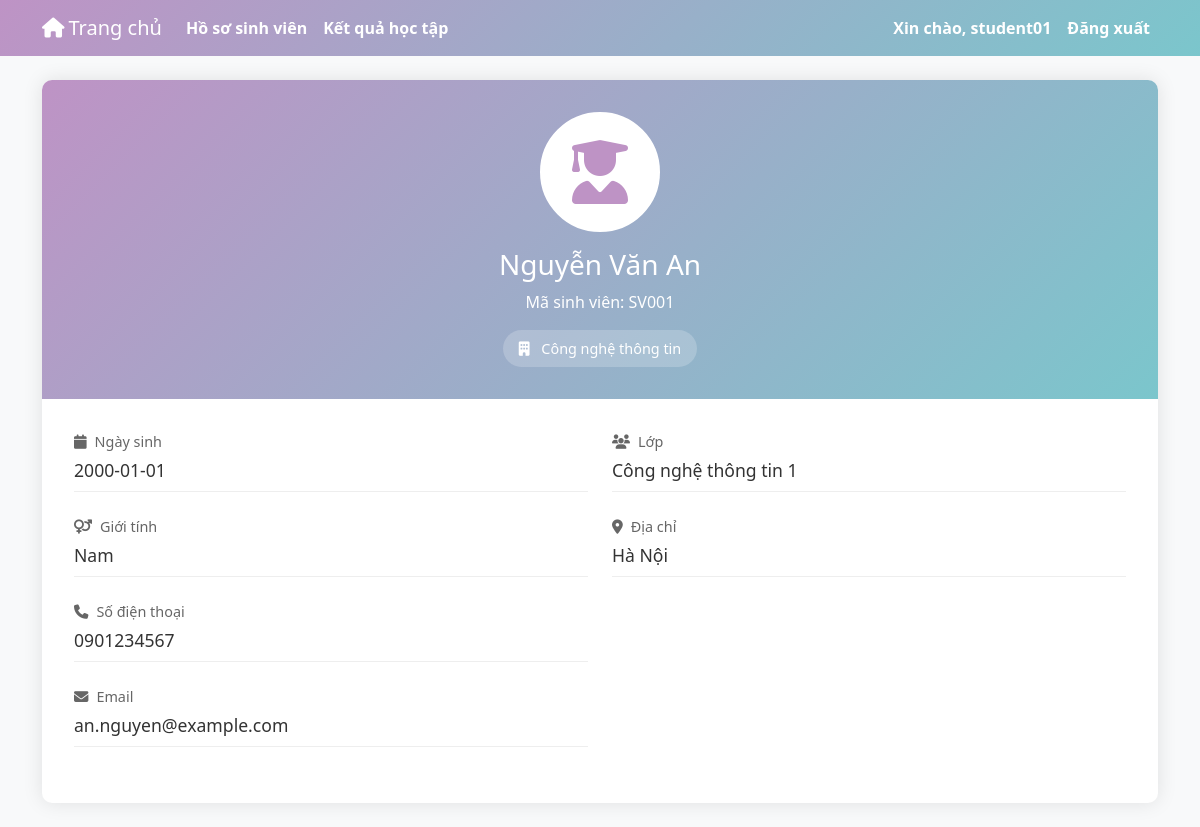
/views/profile.php (signed in), run on the app's committed database.
### tables this page shows
CREATE TABLE `students` (
  `id` int(11) NOT NULL AUTO_INCREMENT,
  `student_code` varchar(20) NOT NULL,
  `full_name` varchar(100) NOT NULL,
  `birth_date` date DEFAULT NULL,
  `phone` varchar(50) DEFAULT NULL,
  `email` varchar(255) DEFAULT NULL,
  `gender` enum('Nam','Nữ') DEFAULT NULL,
  `address` text DEFAULT NULL,
  `class_id` int(11) DEFAULT NULL,
  `department_id` int(11) DEFAULT NULL,
  `user_id` int(11) DEFAULT NULL,
  `created_at` timestamp NOT NULL DEFAULT current_timestamp(),
  `updated_at` timestamp NOT NULL DEFAULT current_timestamp() ON UPDATE current_timestamp(),
  PRIMARY KEY (`id`),
  UNIQUE KEY `student_code` (`student_code`),
  KEY `class_id` (`class_id`),
  KEY `department_id` (`department_id`),
  KEY `user_id` (`user_id`),
  CONSTRAINT `students_ibfk_1` FOREIGN KEY (`class_id`) REFERENCES `classes` (`id`) ON DELETE SET NULL ON UPDATE CASCADE,
  CONSTRAINT `students_ibfk_2` FOREIGN KEY (`department_id`) REFERENCES `departments` (`id`) ON DELETE SET NULL ON UPDATE CASCADE,
  CONSTRAINT `students_ibfk_3` FOREIGN KEY (`user_id`) REFERENCES `users` (`id`) ON DELETE SET NULL ON UPDATE CASCADE
);

CREATE TABLE `departments` (
  `id` int(11) NOT NULL AUTO_INCREMENT,
  `department_code` varchar(20) NOT NULL,
  `department_name` varchar(100) NOT NULL,
  `created_at` timestamp NOT NULL DEFAULT current_timestamp(),
  `updated_at` timestamp NOT NULL DEFAULT current_timestamp() ON UPDATE current_timestamp(),
  PRIMARY KEY (`id`),
  UNIQUE KEY `department_code` (`department_code`)
);

CREATE TABLE `classes` (
  `id` int(11) NOT NULL AUTO_INCREMENT,
  `class_code` varchar(20) NOT NULL,
  `class_name` varchar(100) NOT NULL,
  `department_id` int(11) DEFAULT NULL,
  `created_at` timestamp NOT NULL DEFAULT current_timestamp(),
  `updated_at` timestamp NOT NULL DEFAULT current_timestamp() ON UPDATE current_timestamp(),
  PRIMARY KEY (`id`),
  UNIQUE KEY `class_code` (`class_code`),
  KEY `department_id` (`department_id`),
  CONSTRAINT `classes_ibfk_1` FOREIGN KEY (`department_id`) REFERENCES `departments` (`id`) ON DELETE SET NULL ON UPDATE CASCADE
);

### functions/auth.php (called while the page is built, shortened)
<?php
function getCurrentUser()
{
    if (isset($_SESSION['user_id']) && isset($_SESSION['username'])) {
        return [
            'id' => $_SESSION['user_id'],
            'username' => $_SESSION['username'],
            'role' => $_SESSION['role'] ?? null
        ];
    }
    return null;
}
?>

### functions/student_functions.php (called while the page is built, shortened)
<?php
require_once __DIR__ . '/db_connection.php';
function getStudentByUserId($userId)
{
    global $conn;
    $sql = "SELECT s.*, c.class_name, d.department_name FROM students s
            LEFT JOIN classes c ON s.class_id = c.id
            LEFT JOIN departments d ON s.department_id = d.id
            WHERE s.user_id = :uid LIMIT 1";
    $stmt = $conn->prepare($sql);
    $stmt->execute([':uid' => $userId]);
    return $stmt->fetch(PDO::FETCH_ASSOC);
}
?>

### views/profile.php (the view, shortened to what this page needs)
<?php
require_once __DIR__ . '/../functions/student_functions.php';
$current = getCurrentUser();
$student = null;
if ($current && isset($current['id'])) {
    $student = getStudentByUserId($current['id']);
}
?>
<!DOCTYPE html>
<html>
<head>
    <link rel="stylesheet" href="../css/home.css">
    <link rel="stylesheet" href="../css/user-theme.css">
    <link href="https://cdnjs.cloudflare.com/ajax/libs/font-awesome/6.4.0/css/all.min.css" rel="stylesheet">
    <link href="https://cdn.jsdelivr.net/npm/bootstrap@5.3.3/dist/css/bootstrap.min.css" rel="stylesheet">
</head>
<body class="bg-light">
    <?php include __DIR__ . '/user_menu.php'; ?>
    <div class="container my-4">
        <?php if (!$student): ?>
            <div class="alert alert-warning">
                <div class="d-flex align-items-center mb-3">
                    <i class="fas fa-exclamation-triangle me-3" style="font-size: 2rem; color: #856404;"></i>
                    <h4 class="mb-0">Không tìm thấy hồ sơ sinh viên</h4>
                </div>
                <p>Không tìm thấy hồ sơ sinh viên tương ứng với tài khoản
                    <strong><?php echo htmlspecialchars($current['username'] ?? ''); ?></strong>.
                </p>
                <p><i class="fas fa-info-circle me-2"></i>Nguyên nhân thường gặp: tài khoản người dùng chưa được liên kết
                    với hồ sơ sinh viên (mã sinh viên khác nhau).</p>
                <p><i class="fas fa-hand-point-right me-2"></i>Vui lòng liên hệ quản trị viên để tạo hoặc cập nhật hồ sơ.
                </p>
                <?php if (function_exists('isAdmin') && isAdmin()): ?>
                    <a href="student/create_student.php" class="btn btn-primary mt-3">
                        <i class="fas fa-user-plus me-2"></i>Tạo hồ sơ sinh viên
                    </a>
                <?php endif; ?>
            </div>
        <?php else: ?>
            <div class="profile-card">
                <div class="profile-header">
                    <div class="profile-avatar">
                        <i class="fas fa-user-graduate"></i>
                    </div>
                    <h3 class="mb-2"><?php echo htmlspecialchars($student['full_name']); ?></h3>
                    <p class="mb-2">Mã sinh viên: <?php echo htmlspecialchars($student['student_code']); ?></p>
                    <div class="department-badge">
                        <i class="fas fa-building me-2"></i>
                        <?php echo htmlspecialchars($student['department_name']); ?>
                    </div>
                </div>
                <div class="profile-body">
                    <div class="row">
                        <div class="col-md-6">
                            <div class="info-group">
                                <div class="info-label"><i class="fas fa-calendar me-2"></i>Ngày sinh</div>
                                <div class="info-value"><?php echo htmlspecialchars($student['birth_date']); ?></div>
                            </div>
                            <div class="info-group">
                                <div class="info-label"><i class="fas fa-venus-mars me-2"></i>Giới tính</div>
                                <div class="info-value"><?php echo htmlspecialchars($student['gender']); ?></div>
                            </div>
                            <div class="info-group">
                                <div class="info-label"><i class="fas fa-phone me-2"></i>Số điện thoại</div>
                                <div class="info-value"><?php echo htmlspecialchars($student['phone'] ?? ''); ?></div>
                            </div>
                            <div class="info-group">
                                <div class="info-label"><i class="fas fa-envelope me-2"></i>Email</div>
                                <div class="info-value"><?php echo htmlspecialchars($student['email'] ?? ''); ?></div>
                            </div>
                        </div>
                        <div class="col-md-6">
                            <div class="info-group">
                                <div class="info-label"><i class="fas fa-users me-2"></i>Lớp</div>
                                <div class="info-value"><?php echo htmlspecialchars($student['class_name']); ?></div>
                            </div>
                            <div class="info-group">
                                <div class="info-label"><i class="fas fa-map-marker-alt me-2"></i>Địa chỉ</div>
                                <div class="info-value"><?php echo htmlspecialchars($student['address']); ?></div>
                            </div>
                        </div>
                    </div>
                </div>
            </div>
        <?php endif; ?>
    </div>
</body>
</html>

### css/user-theme.css (style rules this page uses)
:root { --primary-gradient: linear-gradient(135deg, #be93c5, #7bc6cc); --primary-color: #be93c5; --secondary-color: #7bc6cc; }
.profile-header, .grades-header { background: var(--primary-gradient) !important; }
.student-avatar i, .profile-avatar i { color: var(--primary-color) !important; }

### views/profile.php (style rules this page uses)
.profile-card { background: white; border-radius: 10px; box-shadow: 0 0 20px rgba(0, 0, 0, 0.1); overflow: hidden; }
.profile-header { background: linear-gradient(135deg, #be93c5, #7bc6cc); color: white; padding: 2rem; text-align: center; position: relative; }
.profile-avatar { width: 120px; height: 120px; border-radius: 50%; border: 4px solid white; margin: 0 auto 1rem; background: #fff; display: flex; align-items: center; justify-content: center; }
.profile-avatar i { font-size: 4rem; color: #be93c5; }
.profile-body { padding: 2rem; }
.info-group { margin-bottom: 1.5rem; border-bottom: 1px solid #eee; padding-bottom: 0.5rem; }
.info-label { color: #666; font-size: 0.9rem; margin-bottom: 0.25rem; }
.info-value { font-size: 1.1rem; font-weight: 500; color: #333; }
.department-badge { background: rgba(255, 255, 255, 0.2); padding: 0.5rem 1rem; border-radius: 20px; font-size: 0.9rem; margin-top: 0.5rem; display: inline-block; }

### data on the page
students: full_name "Nguyễn Văn An", student_code "SV001", department.department_name "Công nghệ thông tin", birth_date "2000-01-01", gender "Nam", phone "0901234567", email "an.nguyen@example.com", class.class_name "Công nghệ thông tin 1", address "Hà Nội"

### other printed values
$currentUser['username'] "student01"
